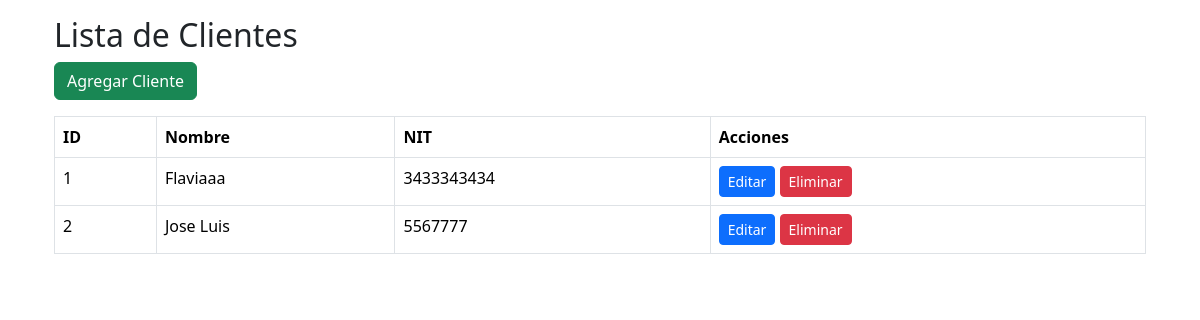
The page /ordenes/clientes/ on the database its author committed.
### ordenes/models/cliente.py (models this page shows, shortened)
class Cliente(models.Model):
    nombre = models.CharField(max_length=150)
    nit = models.CharField(max_length=20, unique=True)

### ordenes/views/cliente_views.py (the view)
# urls.py: path('clientes/', clientes_list, name='clientes_list'),
def clientes_list(request):
    clientes = Cliente.objects.all()
    return render(request, 'ordenes/clientes/list.html', {'clientes': clientes})

### templates/ordenes/clientes/list.html
{% extends "ordenes/base.html" %}
{% block content %}
<div class="container">
    <h2 class="mt-3">Lista de Clientes</h2>
    <a href="{% url 'clientes_create' %}" class="btn btn-success mb-3">Agregar Cliente</a>
    <table class="table table-bordered">
        <thead>
        <tr>
            <th>ID</th>
            <th>Nombre</th>
            <th>NIT</th>
            <th>Acciones</th>
        </tr>
        </thead>
        <tbody>
        {% for cliente in clientes %}
            <tr>
                <td>{{ cliente.id }}</td>
                <td>{{ cliente.nombre }}</td>
                <td>{{ cliente.nit }}</td>
                <td>
                    <a href="{% url 'clientes_update' cliente.id %}" class="btn btn-primary btn-sm">Editar</a>
                    <a href="{% url 'clientes_delete' cliente.id %}" class="btn btn-danger btn-sm">Eliminar</a>
                </td>
            </tr>
        {% endfor %}
        </tbody>
    </table>
</div>
{% endblock %}

### rows shown on the page
Cliente: id "1", nombre "Flaviaaa", nit "3433343434"
Cliente: id "2", nombre "Jose Luis", nit "5567777"
